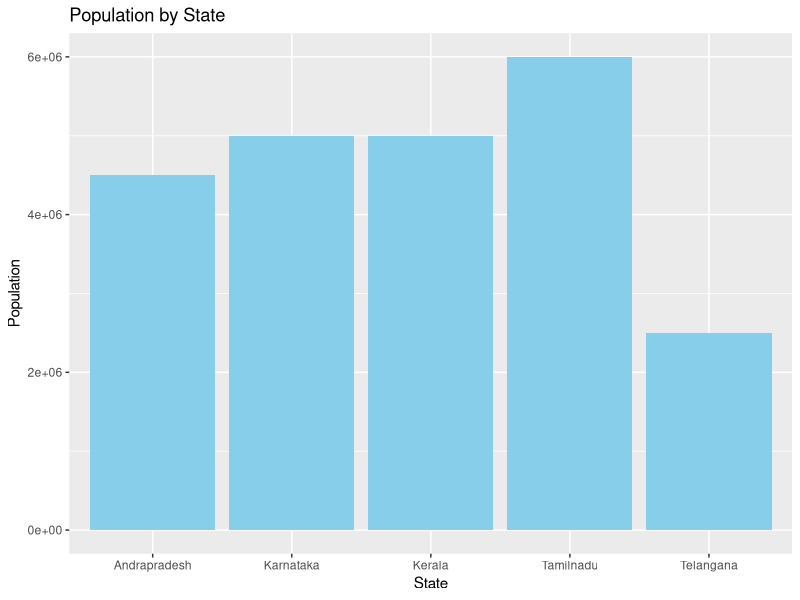
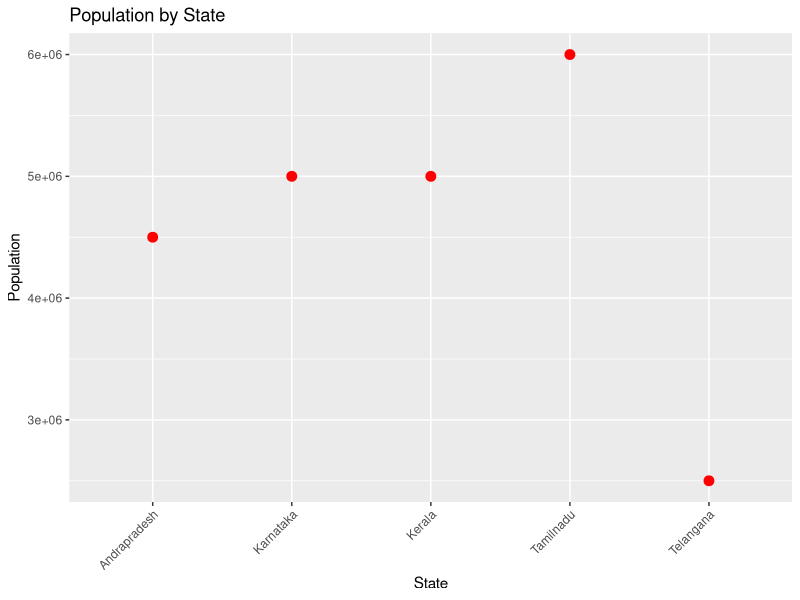
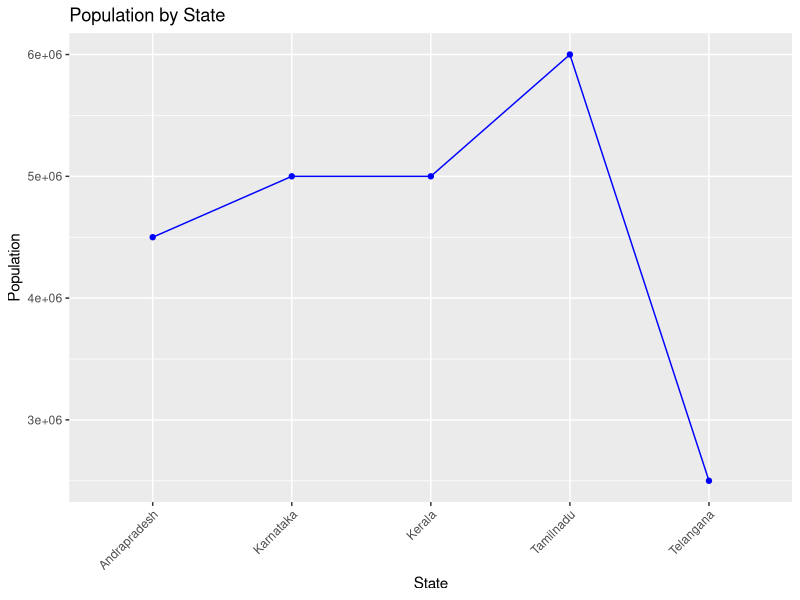

R code for these plots, in order:
# Load required libraries
library(ggplot2)

# Create the dataframe
data <- data.frame(
  "State" = c("Tamilnadu", "Kerala", "Karnataka", "Andrapradesh", "Telangana"),
  "Male" = c(2000000, 1000000, 1500000, 1200000, 1000000),
  "Female" = c(1500000, 2000000, 2500000, 1600000, 1300000),
  "Above 18" = c(3000000, 2000000, 2500000, 1800000, 2000000),
  "Total" = c(6000000, 5000000, 5000000, 4500000, 2500000)
)

# 1. Bar Plot for Population
bar_plot_population <- ggplot(data, aes(x = State, y = Total)) +
  geom_bar(stat = "identity", fill = "skyblue") +
  ggtitle("Population by State") +
  xlab("State") +
  ylab("Population")

# 2. Scatter Plot for Population
scatter_plot_population <- ggplot(data, aes(x = State, y = Total)) +
  geom_point(color = "red", size = 3) +
  ggtitle("Population by State") +
  xlab("State") +
  ylab("Population") +
  theme(axis.text.x = element_text(angle = 45, hjust = 1))

# 3. Line Plot for Population
line_plot_population <- ggplot(data, aes(x = State, y = Total, group = 1)) +
  geom_line(color = "blue") +
  geom_point(color = "blue") +
  ggtitle("Population by State") +
  xlab("State") +
  ylab("Population") +
  theme(axis.text.x = element_text(angle = 45, hjust = 1))

# Print the plots
print(bar_plot_population)
print(scatter_plot_population)
print(line_plot_population)
